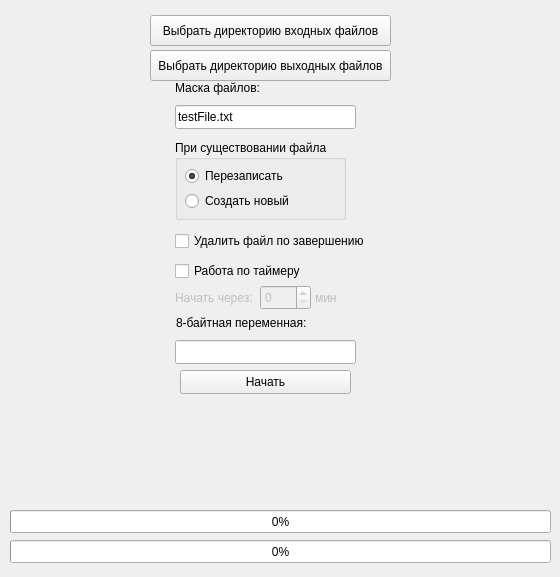
<?xml version="1.0" encoding="UTF-8"?>
<ui version="4.0">
 <class>MainWindow</class>
 <widget class="QMainWindow" name="MainWindow">
  <property name="geometry">
   <rect>
    <x>0</x>
    <y>0</y>
    <width>560</width>
    <height>577</height>
   </rect>
  </property>
  <property name="windowTitle">
   <string>MainWindow</string>
  </property>
  <widget class="QWidget" name="centralwidget">
   <widget class="QLabel" name="label">
    <property name="geometry">
     <rect>
      <x>175</x>
      <y>80</y>
      <width>160</width>
      <height>16</height>
     </rect>
    </property>
    <property name="text">
     <string>Маска файлов:</string>
    </property>
   </widget>
   <widget class="QCheckBox" name="delete_checkBox">
    <property name="geometry">
     <rect>
      <x>175</x>
      <y>230</y>
      <width>191</width>
      <height>22</height>
     </rect>
    </property>
    <property name="text">
     <string>Удалить файл по завершению</string>
    </property>
   </widget>
   <widget class="QCheckBox" name="time_checkBox">
    <property name="enabled">
     <bool>true</bool>
    </property>
    <property name="geometry">
     <rect>
      <x>175</x>
      <y>260</y>
      <width>191</width>
      <height>22</height>
     </rect>
    </property>
    <property name="text">
     <string>Работа по таймеру</string>
    </property>
   </widget>
   <widget class="QGroupBox" name="groupBox">
    <property name="geometry">
     <rect>
      <x>175</x>
      <y>140</y>
      <width>171</width>
      <height>80</height>
     </rect>
    </property>
    <property name="title">
     <string>При существовании файла</string>
    </property>
    <widget class="QRadioButton" name="new_button">
     <property name="geometry">
      <rect>
       <x>10</x>
       <y>50</y>
       <width>111</width>
       <height>22</height>
      </rect>
     </property>
     <property name="text">
      <string>Создать новый</string>
     </property>
    </widget>
    <widget class="QRadioButton" name="overwrite_button">
     <property name="geometry">
      <rect>
       <x>10</x>
       <y>25</y>
       <width>121</width>
       <height>22</height>
      </rect>
     </property>
     <property name="text">
      <string>Перезаписать</string>
     </property>
     <property name="checked">
      <bool>true</bool>
     </property>
    </widget>
   </widget>
   <widget class="QSpinBox" name="spinBox">
    <property name="enabled">
     <bool>false</bool>
    </property>
    <property name="geometry">
     <rect>
      <x>260</x>
      <y>285</y>
      <width>51</width>
      <height>25</height>
     </rect>
    </property>
   </widget>
   <widget class="QLabel" name="label_2">
    <property name="enabled">
     <bool>false</bool>
    </property>
    <property name="geometry">
     <rect>
      <x>175</x>
      <y>290</y>
      <width>81</width>
      <height>16</height>
     </rect>
    </property>
    <property name="text">
     <string>Начать через:</string>
    </property>
   </widget>
   <widget class="QLabel" name="label_3">
    <property name="enabled">
     <bool>false</bool>
    </property>
    <property name="geometry">
     <rect>
      <x>315</x>
      <y>290</y>
      <width>31</width>
      <height>16</height>
     </rect>
    </property>
    <property name="text">
     <string>мин</string>
    </property>
   </widget>
   <widget class="QLabel" name="label_4">
    <property name="geometry">
     <rect>
      <x>176</x>
      <y>315</y>
      <width>141</width>
      <height>16</height>
     </rect>
    </property>
    <property name="text">
     <string>8-байтная переменная:</string>
    </property>
   </widget>
   <widget class="QLineEdit" name="key_line">
    <property name="geometry">
     <rect>
      <x>175</x>
      <y>340</y>
      <width>181</width>
      <height>24</height>
     </rect>
    </property>
   </widget>
   <widget class="QLineEdit" name="mask_line">
    <property name="geometry">
     <rect>
      <x>175</x>
      <y>105</y>
      <width>181</width>
      <height>24</height>
     </rect>
    </property>
    <property name="text">
     <string>testFile.txt</string>
    </property>
   </widget>
   <widget class="QPushButton" name="start_button">
    <property name="geometry">
     <rect>
      <x>180</x>
      <y>370</y>
      <width>171</width>
      <height>24</height>
     </rect>
    </property>
    <property name="text">
     <string>Начать</string>
    </property>
   </widget>
   <widget class="QProgressBar" name="files_progress">
    <property name="enabled">
     <bool>true</bool>
    </property>
    <property name="geometry">
     <rect>
      <x>10</x>
      <y>540</y>
      <width>541</width>
      <height>23</height>
     </rect>
    </property>
    <property name="value">
     <number>0</number>
    </property>
    <property name="textVisible">
     <bool>true</bool>
    </property>
   </widget>
   <widget class="QLabel" name="status_label">
    <property name="geometry">
     <rect>
      <x>180</x>
      <y>400</y>
      <width>171</width>
      <height>16</height>
     </rect>
    </property>
    <property name="palette">
     <palette>
      <active>
       <colorrole role="WindowText">
        <brush brushstyle="SolidPattern">
         <color alpha="255">
          <red>170</red>
          <green>0</green>
          <blue>0</blue>
         </color>
        </brush>
       </colorrole>
      </active>
      <inactive>
       <colorrole role="WindowText">
        <brush brushstyle="SolidPattern">
         <color alpha="255">
          <red>170</red>
          <green>0</green>
          <blue>0</blue>
         </color>
        </brush>
       </colorrole>
      </inactive>
      <disabled/>
     </palette>
    </property>
    <property name="text">
     <string/>
    </property>
    <property name="alignment">
     <set>Qt::AlignmentFlag::AlignCenter</set>
    </property>
   </widget>
   <widget class="QPushButton" name="dir_button">
    <property name="geometry">
     <rect>
      <x>150</x>
      <y>15</y>
      <width>241</width>
      <height>31</height>
     </rect>
    </property>
    <property name="text">
     <string>Выбрать директорию входных файлов</string>
    </property>
   </widget>
   <widget class="QProgressBar" name="file_progress">
    <property name="enabled">
     <bool>true</bool>
    </property>
    <property name="geometry">
     <rect>
      <x>10</x>
      <y>510</y>
      <width>541</width>
      <height>23</height>
     </rect>
    </property>
    <property name="value">
     <number>0</number>
    </property>
    <property name="textVisible">
     <bool>true</bool>
    </property>
   </widget>
   <widget class="QPushButton" name="dir_button_2">
    <property name="geometry">
     <rect>
      <x>150</x>
      <y>50</y>
      <width>241</width>
      <height>31</height>
     </rect>
    </property>
    <property name="text">
     <string>Выбрать директорию выходных файлов</string>
    </property>
   </widget>
  </widget>
 </widget>
 <resources/>
 <connections/>
</ui>
